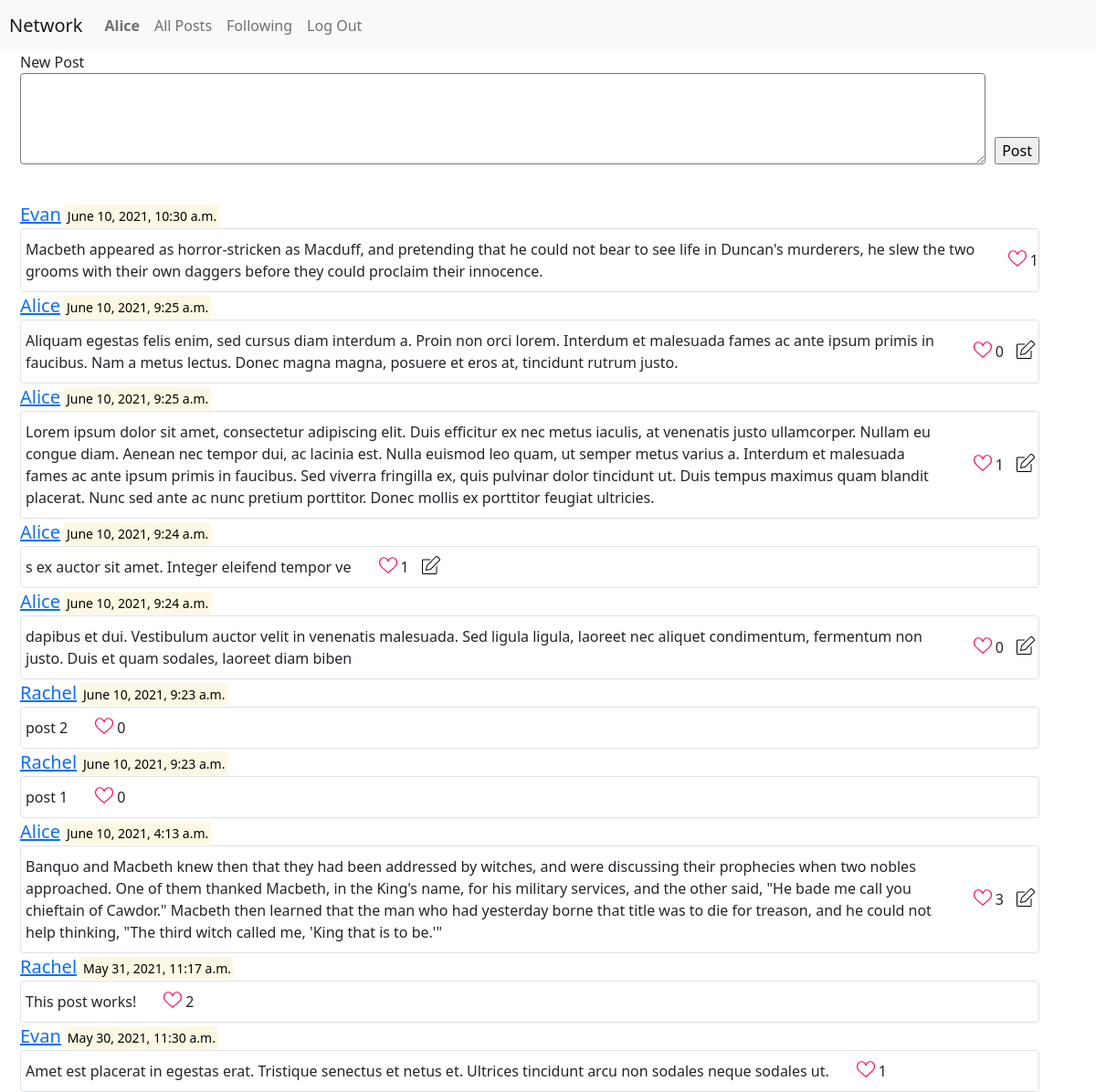
Before: / (signed in) with the older database file.
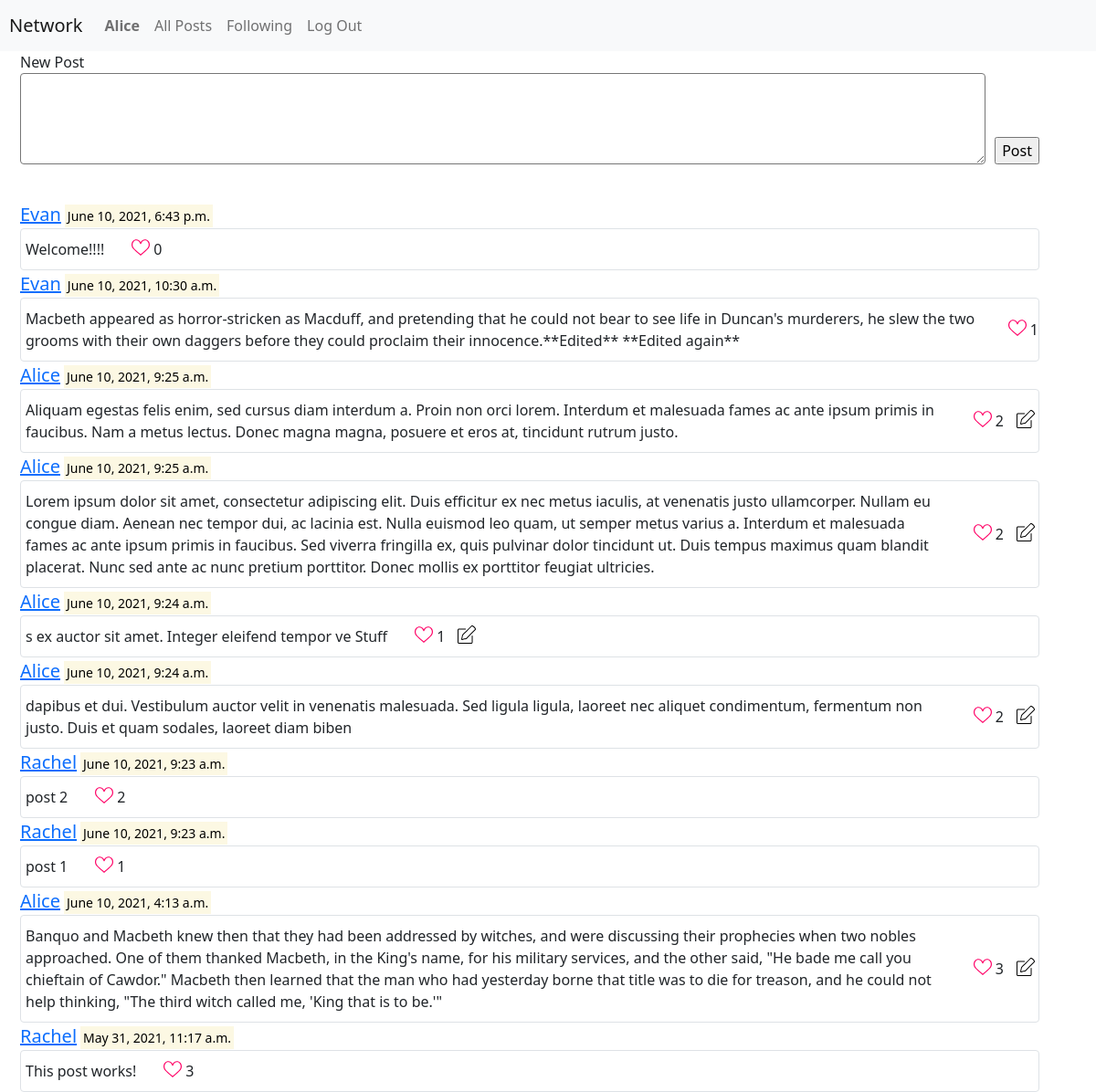
After: the same page with the newer database file.
### network/models.py (models this page shows)
class User(AbstractUser):
    posts = models.ManyToManyField('Post',blank=True)
    follow = models.ManyToManyField('UserFollowing',blank=True)

class Post(models.Model):
    id = models.AutoField(primary_key=True)
    contents = models.TextField()
    created_by = models.ForeignKey(User, on_delete=models.CASCADE)
    created_at = models.DateTimeField(auto_now_add=True)
    likes = models.IntegerField(default=0)
    updated_at = models.DateTimeField(auto_now_add=True)
    deleted_at = models.DateTimeField(blank=True, null=True)
    def total_likes(post):
        return len(PostLike.objects.filter(post_id=post))

### network/views.py (the view)
# urls.py: path("", views.all_post, name="all_posts"),
def all_post(request):
    page = request.GET.get('p', '1')
    posts = Post.objects.order_by('-created_at')
    for post in posts.iterator():
        post.likes = Post.total_likes(post)
        post.save()
    paginator = Paginator(posts, 10)
    try:
        paginated_posts = paginator.page(int(page))
    except ValueError:
        paginated_posts = paginator.page(1)
    except EmptyPage:
        paginated_posts = paginator.page(paginator.num_pages)
    return render(request, 'network/index.html', {
        'posts': paginated_posts
    })

### network/templates/network/index.html (shortened to what this page needs)
{% extends "network/layout.html" %}
{% load static %}
{% block body %}
    {% if user.is_authenticated %}
    <div class="container">
        New Post
        <form action="{% url 'create' %}" method="POST" style="display: flex; margin-bottom: 40px;">
            <textarea name="post-content" id="post-content" cols="30" rows="10"></textarea>
            <input type="submit" value="Post" style="align-self:flex-end; margin-left: 10px;">
        </form>
        {% for post in posts %}
        <div class="post" data-postid="{{post.pk}}">
            <a class="lead" href="{% url 'profile' profile_id=post.created_by.username %}">{{post.created_by.username}}</a>
            <mark class="small">{{post.created_at}}</mark>
            <div class='post-misc border rounded'>
                <div class ='text-content' style="margin-left: 5px;margin-top: 10px; margin-bottom:10px;">{{post.contents}}</div>
                <div style="display:flex; align-self: center; margin-left: 30px;" class='post-misc-btns'>
                    <img src="{% static 'network/unliked.svg' %}" class="filter-red" id="like-btn" data-postid="{{post.pk}}" name="edit" style="height: 20px;width: 20px;margin-right: 4px;" >
                    <div id="like-count" >{{post.likes}}</div>
                    {% if post.created_by == user %}
                    <img src="{% static 'network/edit.svg' %}" alt="edit" id="edit" style="height: 20px;width: 20px; margin-left:14px;margin-right: 4px;" >
                    {% endif %}
                </div>
            </div>
        </div>
        {% endfor %}
        {% endif %}
    </div>
{% endblock %}

### network/templates/network/layout.html (shortened to what this page needs)
{% load static %}
<!DOCTYPE html>
<html lang="en">
    <head>
        <link href="https://cdn.jsdelivr.net/npm/bootstrap@5.0.0-beta2/dist/css/bootstrap.min.css" rel="stylesheet">
        <link href="{% static 'network/styles.css' %}" rel="stylesheet">
    </head>
    <body>
        <nav class="navbar navbar-expand-lg navbar-light bg-light">
            <a class="navbar-brand" href="{% url 'all_posts' %}" style="margin-left: 10px;">Network</a>
            <div>
              <ul class="navbar-nav mr-auto">
                {% if user.is_authenticated %}
                    <li class="nav-item">
                        <a class="nav-link" href="{% url 'profile' profile_id=user.username %}"><strong>{{ user.username }}</strong></a>
                    </li>
                {% endif %}
                <li class="nav-item">
                  <a class="nav-link" href="{% url 'all_posts' %}">All Posts</a>
                </li>
                {% if user.is_authenticated %}
                    <li class="nav-item">
                        <a class="nav-link" href="{% url 'filtered_posts' profile_id=user.username %}">Following</a>
                    </li>
                    <li class="nav-item">
                        <a class="nav-link" href="{% url 'logout' %}">Log Out</a>
                    </li>
                {% endif %}
              </ul>
            </div>
          </nav>
        <div class="body">
            {% block body %}
            {% endblock %}
        </div>
    </body>
</html>

### network/static/network/styles.css (style rules this page uses)
.container { margin-left: 10px; }
.post-misc { display: flex; justify-content: flex-start; }
.filter-red { filter: invert(13%) sepia(69%) saturate(7493%) hue-rotate(332deg) brightness(107%) contrast(106%); }
#post-content { width: 100%; height: 100px; border-radius: 4px; }

Changed rows visible on the page:
no longer on this page (row edited): Post: created_by.username "Evan", created_at "May 30, 2021, 11:30 a.m.", contents "Amet est placerat in egestas erat. Tristique senectus et netus et. Ultrices tincidunt arcu non sodales neque sodales ut.", likes "1"
added Post: created_by.username "Evan", created_at "June 10, 2021, 6:43 p.m.", contents "Welcome!!!!", likes "0"
changed Post: contents "…they could proclaim their innocence." → "…they could proclaim their innocence.**Edited** **Edited again**"
changed Post (number 3 of 10 on the later page): likes "0" → "2"
changed Post (number 4 of 10 on the later page): likes "1" → "2"
changed Post: contents "s ex auctor sit amet. Integer eleifend tempor ve" → "s ex auctor sit amet. Integer eleifend tempor ve Stuff"
changed Post (number 6 of 10 on the later page): likes "0" → "2"
changed Post "post 2": likes "0" → "2"
changed Post "post 1": likes "0" → "1"
changed Post "This post works!": likes "2" → "3"
